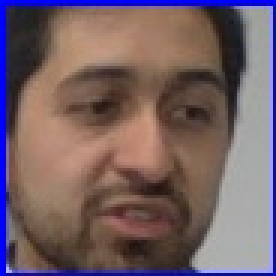
#> input picture CV2/cara[382  24  92  92].jpg, 92 x 92 px, given in place of the camera (shown 3 times larger)
$ python prueba_pulso.py
#> lines starting #> are read from the running program, lines starting #| are printed output that depends on the picture; after the words box and inside, x2 and y2 are one past the last pixel; in counts of white or black regions, pixels touching at a corner belong together
import RPi.GPIO as GPIO
import time
import cv2 as cv

# Cargar el clasificador pre-entrenado para detección de caras
face_cascade = cv.CascadeClassifier(
    '/home/clarita/Desktop/CV2/haarcascades/haarcascade_frontalface_default.xml')

# Iniciar la cámara
cap = cv.VideoCapture(0)
width = 600
height = 720

#disable warnings
GPIO.setwarnings(False)

# Configurar Numeración de los pines
GPIO.setmode(GPIO.BOARD)

# Cofigurar pin de salida. Set initial state
GPIO.setup(7, GPIO.OUT, initial=GPIO.LOW)
GPIO.setup(5, GPIO.OUT, initial=GPIO.LOW)


while True:
    # Leer la imagen desde la cámara
    ret, frame = cap.read()
#> frame is the input picture: shape (92, 92, 3); mean B, G, R 101.5, 96.5, 116.8

    # Convertir la imagen a escala de grises
    gray = cv.cvtColor(frame, cv.COLOR_BGR2GRAY)
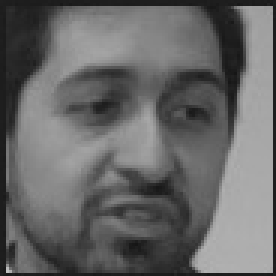
#> gray: shape (92, 92) (shown 3 times larger); min 21, max 194, mean 103.2

    # Detectar caras en la imagen
    faces = face_cascade.detectMultiScale(gray, 1.3, 5)
#> faces = [[8, 7, 78, 78]]

    # Dibujar un rectángulo alrededor de cada cara detectada
    for (x, y, w, h) in faces:
        cv.rectangle(frame, (x, y), (x+w, y+h), (255, 0, 0), 2)
#> this loop made 1 pass
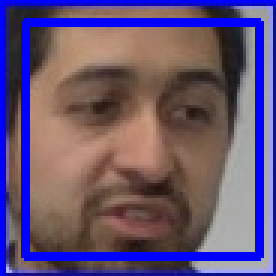
#> frame: shape (92, 92, 3) (shown 3 times larger); 11.01% of pixels changed, all inside (x1, y1, x2, y2) = (7, 6, 88, 87)

    if len(faces) > 0:
        #GPIO.output(7,GPIO.HIGH)
        GPIO.output(5,GPIO.HIGH)
        time.sleep(1)
        #GPIO.output(7, GPIO.HIGH)
        GPIO.output(5, GPIO.LOW)
        time.sleep(1)
        '''
        print("1")
        GPIO.output(7, GPIO.LOW)
        print("0")
        '''


    # crear una ventana con nombre
    cv.namedWindow('MiVentana', cv.WINDOW_NORMAL)

    # establecer el tamaño de la ventana
    cv.resizeWindow('MiVentana', 600, 720)

    resized_frame = cv.resize(frame, (width, height))
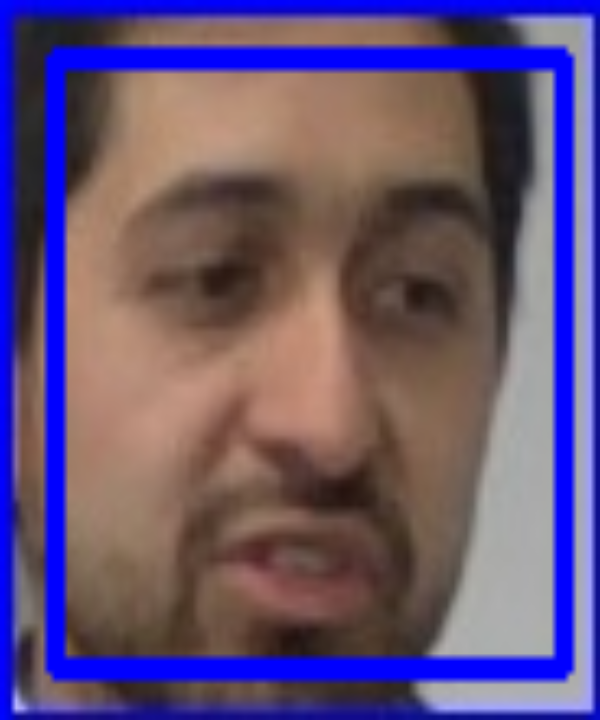
#> resized_frame: shape (720, 600, 3); mean B, G, R 118, 83.9, 102.6
    # Mostrar la imagen resultante
    cv.imshow('MiVentana', resized_frame)

    # [8 lines of commented-out code are left out]
    if cv.waitKey(1) & 0xFF == ord('q'):
#> (key q is pressed here)
        break

# Liberar la cámara y cerrar todas las ventanas abiertas
cap.release()
cv.destroyAllWindows()
